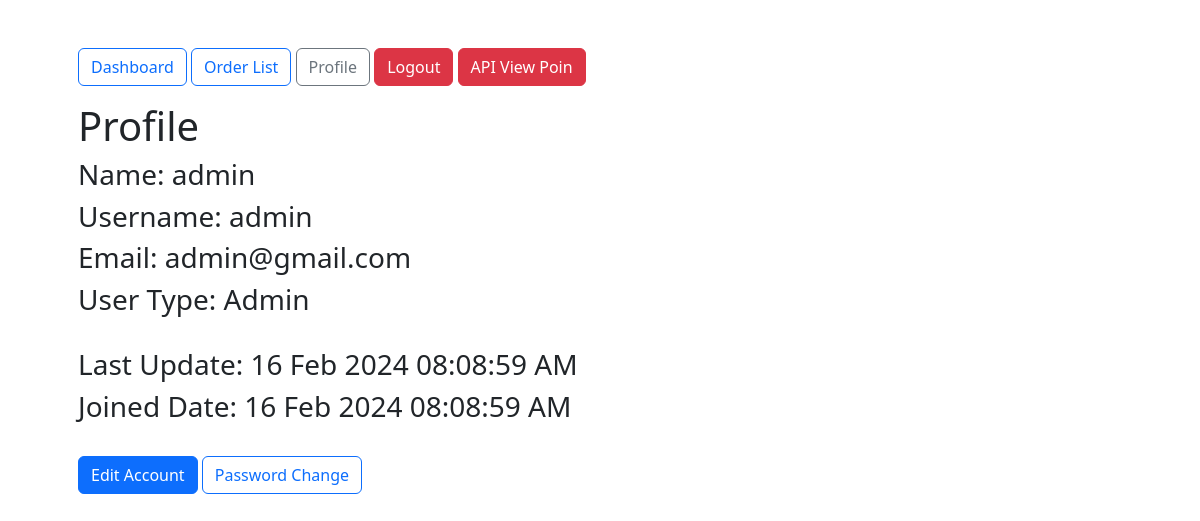
The page /profile/admin/ (signed in) on the database its author committed.
### admin_account/models.py (models this page shows, shortened)
class Custom_User(AbstractBaseUser, PermissionsMixin):
    USER_TYPE = (
        ('Admin', 'Admin'),
        ('Sub-Admin', 'Sub-Admin'),
        ('Staff', 'Staff'),
        ('Invantory', 'Invantory'),
        ('RTS', 'RTS'),
    )
    name = models.CharField(max_length=100, blank=True, null=True)
    username = models.CharField(max_length=30, unique=True, validators=[UnicodeUsernameValidator])
    email = models.EmailField(max_length=40, unique=True)
    user_type = models.CharField(choices=USER_TYPE, blank=True, null=True, max_length=50)
    is_staff = models.BooleanField(default=False)
    is_superuser = models.BooleanField(default=False)
    is_active = models.BooleanField(default=True)
    date_joined = models.DateTimeField(auto_now_add=True)
    update_date = models.DateTimeField(auto_now=True)
    objects = UserManager()
    USERNAME_FIELD = 'email'
    REQUIRED_FIELDS = ['username', 'name']
    class Meta:
        ordering = ['-date_joined']

### admin_account/views.py (the view)
# urls.py: path('profile/<username>/', user_profile, name='user_profile'),
@login_required
def user_profile(request, username):
    admin_user = get_object_or_404(Custom_User, username=username)
    return render(request, 'admin_account/user_profile.html', {'admin_user': admin_user})

### templates/admin_account/user_profile.html (shortened to what this page needs)
{% extends '../dashboard.html' %}
{% block dashboard_body %}
<div>
    <h1>Profile</h1>
    <h3>
        Name: {{admin_user.name}}
    </h3>
    <h3>
        Username: {{admin_user.username}}
    </h3>
    <h3>
        Email: {{admin_user.email}}
    </h3>
    <h3>
        User Type: {{admin_user.user_type}}
    </h3>
    <br>
    <h3>
        Last Update: {{admin_user.update_date|date:"d M Y h:i:s A"}}
    </h3>
    <h3>
        Joined Date: {{admin_user.date_joined|date:"d M Y h:i:s A"}}
    </h3>
    <br>
    <a href="{% url 'update_user' admin_user.id %}" class="btn btn-primary">Edit Account</a>
    <a href="{% url 'change_password' %}" class="btn btn-outline-primary">Password Change</a>
</div>
{% endblock dashboard_body %}

### rows shown on the page
Custom_User: name "admin", username "admin", email "admin@gmail.com", user_type "Admin", update_date "16 Feb 2024 08:08:59 AM", date_joined "16 Feb 2024 08:08:59 AM"
